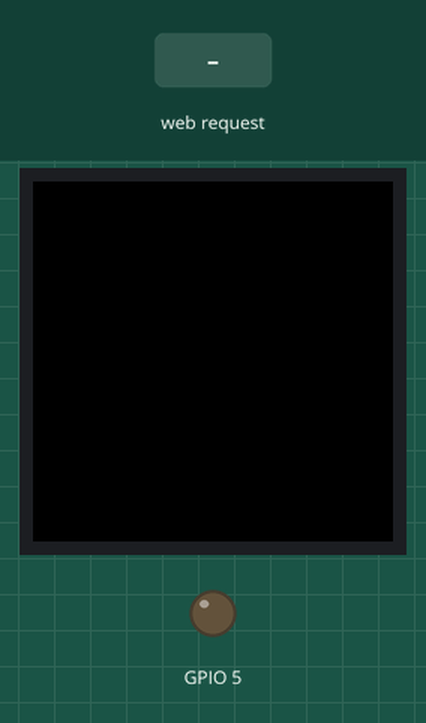
Recording of a program running on a simulated ESP8266 (NodeMCU). Shown: 240×240 colour display, output pins drawn as LEDs (lit = HIGH). Inputs (shaded band) come from the test bench. WiFi joins after 1.5 s; servers stay silent unless stated; a WiFi scan finds three made-up networks; EEPROM starts erased.

Above: at 0.1 s.
At 3.3 s:
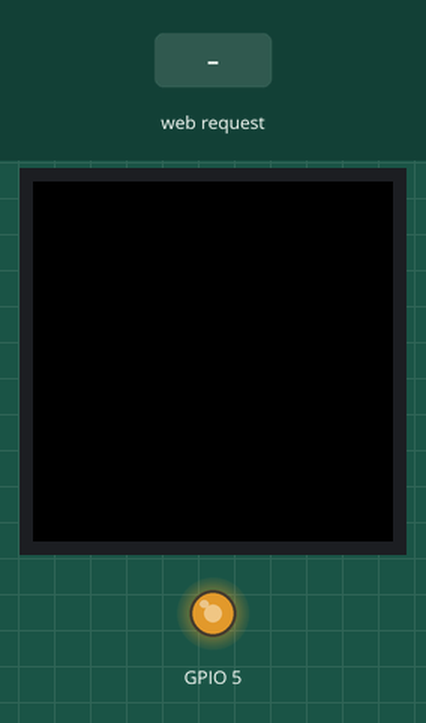
3.4 s: HTTP request GET /bright received
At 4.3 s:
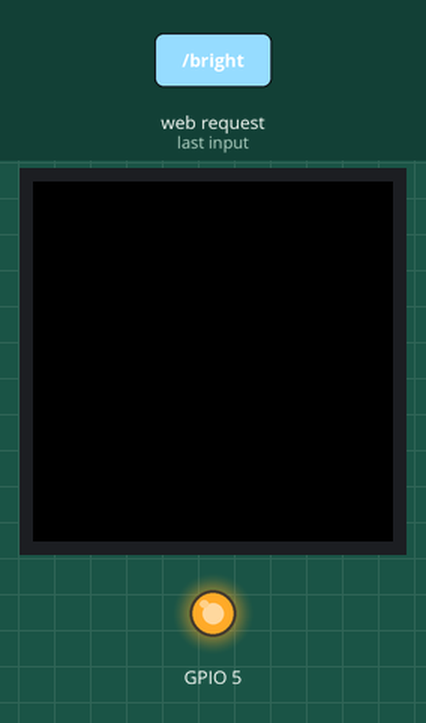
Timing chart, 0 to 6.4 s (numbered marks = the images above; inputs shaded):
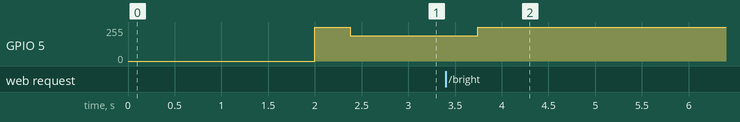

Measured:
- after the input at 3.4 s, GPIO 5: 189/255 → 255/255 after 0.34 s

The program:

main.cpp
```cpp
// agentur: custom firmware for the yellow "Smart Weather Clock" (ESP-12F).
//
// Security:
//  - Only connects to WIFI_SSID (the isolated hotspot on the PC), fixed IP 10.42.0.2.
//  - Never opens outgoing connections. No NTP, DNS lookups, cloud or telemetry.
//  - Updating (/update) and pin configuration (/cfg) require a password (same as the hotspot).
//  - If it can't find the hotspot within 30 s, it starts its own recovery network with the
//    same password, so new firmware can always be uploaded over wifi.
//
// The display's pins are not documented. The defaults are what has been reported for the
// ESP-12F variant of these clocks (DC=GPIO0, RST=GPIO2, backlight=GPIO5 inverted, SPI 13/14),
// but everything can be changed without new firmware via /cfg, so we can experiment.

#include <Arduino.h>
#include <ESP8266WiFi.h>
#include <ESP8266WebServer.h>
#include <ESP8266HTTPUpdateServer.h>
#include <EEPROM.h>
#include <SPI.h>
#include <Adafruit_GFX.h>
#include <Adafruit_ST7789.h>
#include <ESP8266mDNS.h>
#include "secrets.h"
#include "scene.h"
#ifndef HOME_SSID
#define HOME_SSID ""
#endif
#ifndef HOME_PSK
#define HOME_PSK ""
#endif

// ---------- Settings stored in EEPROM ----------
struct Cfg {
  uint32_t magic;
  int8_t dc, rst, bl;
  uint8_t blInvert;   // 1 = low = backlight on
  uint8_t spiMode;    // 0 or 3
  uint8_t rotation;   // 0..3
  uint8_t invert;     // invertDisplay
  uint8_t brightness; // 0..255
};
static const uint32_t CFG_MAGIC = 0xC1A0DE02;
static Cfg cfg;

static void cfgDefaults() {
  cfg = {CFG_MAGIC, 0, 2, 5, 1, 3, 0, 1, 200};
}
static void cfgLoad() {
  EEPROM.begin(64);
  EEPROM.get(0, cfg);
  if (cfg.magic != CFG_MAGIC) cfgDefaults();
}
static void cfgSave() {
  EEPROM.put(0, cfg);
  EEPROM.commit();
}

// ---------- Network ----------
static ESP8266WebServer server(80);
static ESP8266HTTPUpdateServer updater;
static bool recoveryAp = false;
static String netName = "";                  // the network the clock is connected to
static bool safeMode = false;   // previous boot crashed: skip the display
static bool restartPending = false;
static uint32_t restartAt = 0;

// ---------- Display and animation ----------
// The drawing itself lives in scene.h, which also runs in the simulator under sim/.
static Adafruit_ST7789 *tft = nullptr;
static scene::Strip strip;                   // 240x40 strip, 19 kB

enum State { IDLE, WORKING, QUESTION, DONE };
static State state = IDLE;
static bool stateDirty = true;
static uint32_t stateSince = 0;
static String note;                          // optional short text from the PC (no longer shown)
static int nWork = 0, nAsk = 0, nDone = 0;   // sessions working / needing an answer / finished in the last 15 min
static uint64_t lastSeq = 0;                 // timestamp (ms) of the last accepted message
static uint32_t lastStateMsg = 0;            // when the PC last sent a state (0 = never)
static uint32_t frameMs = 0, frameMax = 0, frames = 0;

static const char *stateName(State s) {
  switch (s) {
    case WORKING: return "working";
    case QUESTION: return "question";
    case DONE: return "done";
    default: return "idle";
  }
}

static void setBacklight(uint8_t v) {
  if (cfg.bl < 0) return;
  analogWrite(cfg.bl, cfg.blInvert ? 255 - v : v);
}

// Sends a finished strip straight to the display in one SPI call.
// The buffer is little-endian but the display wants big-endian: swap bytes before sending.
static void pushStrip(uint16_t *buf, int x, int y, int w, int h) {
  uint32_t n = (uint32_t)w * h;
  for (uint32_t i = 0; i < n; i++) buf[i] = (buf[i] << 8) | (buf[i] >> 8);
  tft->startWrite();
  tft->setAddrWindow(x, y, w, h);
  SPI.writeBytes((uint8_t *)buf, n * 2);
  tft->endWrite();
}

static bool online() {
  return WiFi.status() == WL_CONNECTED && lastStateMsg && millis() - lastStateMsg < 3UL * 3600000UL;
}

static scene::View makeView(uint32_t now) {
  scene::View v;
  v.mood = state == WORKING ? scene::WORK : state == QUESTION ? scene::ASK : state == DONE ? scene::DONE
           : nDone > 0 ? scene::REST : scene::SLEEP;
  v.t = now;
  v.since = stateSince;
  v.work = nWork; v.done = nDone; v.ask = nAsk;
  v.online = online();
  return v;
}

static uint32_t lastFrame = 0, lastKey = 0xFFFFFFFF;

static void animate() {
  if (!tft) return;
  uint32_t now = millis();
  if (state == DONE && now - stateSince > 20000) { state = IDLE; stateDirty = true; }
  // If a session was interrupted, no "done" ever arrives. No sign of life for 5 min means it is not working.
  if (state == WORKING && now - lastStateMsg > 300000UL) { state = IDLE; nWork = 0; stateDirty = true; }
  // The PC treats finished sessions as stale after 15 min and questions after an hour.
  if (nDone && now - lastStateMsg > 900000UL) { nDone = 0; stateDirty = true; }
  if ((nAsk || state == QUESTION) && now - lastStateMsg > 3600000UL) {
    nAsk = 0;
    if (state == QUESTION) state = IDLE;
    stateDirty = true;
  }
  scene::View v = makeView(now);
  uint32_t key = v.mood | (v.work & 255) << 4 | (v.done & 255) << 12 | (v.ask & 255) << 20 | (uint32_t)v.online << 28;
  if (stateDirty || key != lastKey) {
    if (stateDirty) stateSince = now;
    stateDirty = false;
    lastKey = key;
    v.since = stateSince;
    scene::render(strip, v, scene::FULL, pushStrip);
    setBacklight(v.mood == scene::SLEEP ? cfg.brightness / 3 : cfg.brightness);
    lastFrame = now;
    return;
  }
  uint32_t every = v.mood == scene::SLEEP ? 100 : 40;
  if (now - lastFrame < every) return;
  lastFrame = now;
  scene::Rect r[8];
  int n = scene::animRects(v, r);
  for (int i = 0; i < n; i++) { scene::render(strip, v, r[i], pushStrip); yield(); }
  frameMs = millis() - now;
  if (frameMs > frameMax) frameMax = frameMs;
  frames++;
}

static void initDisplay() {
  analogWriteRange(255);
  analogWriteFreq(1000);
  if (cfg.bl >= 0) { pinMode(cfg.bl, OUTPUT); setBacklight(0); }

  tft = new Adafruit_ST7789(-1, cfg.dc, cfg.rst);
  tft->init(240, 240, cfg.spiMode == 0 ? SPI_MODE0 : SPI_MODE3);
  tft->setSPISpeed(40000000);
  tft->setRotation(cfg.rotation & 3);
  tft->invertDisplay(cfg.invert);
  stateDirty = true;
}

// ---------- HTTP ----------
static bool auth() {
  if (server.authenticate("agentur", WIFI_PSK)) return true;
  server.requestAuthentication();
  return false;
}

static String infoJson() {
  String s = "{\"fw\":\"agentur 9\",\"state\":\"";
  s += stateName(state);
  s += "\",\"heap\":" + String(ESP.getFreeHeap());
  s += ",\"uptime_s\":" + String(millis() / 1000);
  s += ",\"rssi\":" + String(WiFi.RSSI());
  s += ",\"net\":\"" + netName + "\",\"ip\":\"" + WiFi.localIP().toString() + "\"";
  s += ",\"work\":" + String(nWork) + ",\"ask\":" + String(nAsk) + ",\"done\":" + String(nDone);
  s += ",\"frame_ms\":" + String(frameMs) + ",\"frame_max_ms\":" + String(frameMax) + ",\"frames\":" + String(frames);
  s += ",\"recovery\":" + String(recoveryAp ? "true" : "false");
  s += ",\"safe_mode\":" + String(safeMode ? "true" : "false");
  s += ",\"reset_reason\":\"" + ESP.getResetReason() + "\"";
  s += ",\"cfg\":{\"dc\":" + String(cfg.dc) + ",\"rst\":" + String(cfg.rst) + ",\"bl\":" + String(cfg.bl);
  s += ",\"blinv\":" + String(cfg.blInvert) + ",\"mode\":" + String(cfg.spiMode);
  s += ",\"rot\":" + String(cfg.rotation) + ",\"inv\":" + String(cfg.invert);
  s += ",\"bright\":" + String(cfg.brightness) + "}}";
  return s;
}

static void setupHttp() {
  server.on("/", HTTP_GET, []() {
    server.send(200, "text/plain",
                "agentur\n/state?s=idle|working|question|done&w=&q=&v=&n=\n/info\n"
                "/bright?v=0..255\n/cfg?dc=&rst=&bl=&blinv=&mode=&rot=&inv= (password)\n/update (password)\n");
  });
  server.on("/info", HTTP_GET, []() { server.send(200, "application/json", infoJson()); });
  server.on("/state", HTTP_GET, []() {
    String s = server.arg("s");
    State n = state;
    if (s == "idle") n = IDLE;
    else if (s == "working") n = WORKING;
    else if (s == "question") n = QUESTION;
    else if (s == "done") n = DONE;
    else { server.send(400, "text/plain", "unknown state"); return; }
    lastStateMsg = millis();
    // Calls from the PC run in the background and can arrive out of order.
    // A message older than the previous one is discarded. If it is more than a minute
    // older, the PC clock was probably set back, and then it is accepted.
    if (server.hasArg("n")) {
      uint64_t seq = strtoull(server.arg("n").c_str(), nullptr, 10);
      if (seq < lastSeq && lastSeq - seq < 60000) { server.send(200, "text/plain", "stale"); return; }
      lastSeq = seq;
    }
    String nn = server.arg("note");
    int w = server.hasArg("w") ? server.arg("w").toInt() : 0;
    int q = server.hasArg("q") ? server.arg("q").toInt() : 0;
    int v = server.hasArg("v") ? server.arg("v").toInt() : 0;
    note = nn;
    if (n != state) { state = n; stateDirty = true; }   // the counters alone trigger a redraw, not a new animation
    nWork = w; nAsk = q; nDone = v;
    server.send(200, "text/plain", "OK");
  });
  server.on("/bright", HTTP_GET, []() {
    cfg.brightness = constrain(server.arg("v").toInt(), 0, 255);
    cfgSave();
    stateDirty = true;
    server.send(200, "text/plain", "OK");
  });
  server.on("/cfg", HTTP_GET, []() {
    if (!auth()) return;
    auto rd = [](const char *k, int cur) { return server.hasArg(k) ? server.arg(k).toInt() : cur; };
    cfg.dc = rd("dc", cfg.dc);
    cfg.rst = rd("rst", cfg.rst);
    cfg.bl = rd("bl", cfg.bl);
    cfg.blInvert = rd("blinv", cfg.blInvert);
    cfg.spiMode = rd("mode", cfg.spiMode);
    cfg.rotation = rd("rot", cfg.rotation);
    cfg.invert = rd("inv", cfg.invert);
    if (server.hasArg("reset")) cfgDefaults();
    cfgSave();
    server.send(200, "application/json", infoJson());
    restartPending = true;
    restartAt = millis() + 500;
  });
  updater.setup(&server, "/update", "agentur", WIFI_PSK);
  server.begin();
}

// ---------- Wifi: the PC hotspot first, otherwise the home network ----------
static uint32_t lastWifiTry = 0, offlineSince = 0;

static bool tryConnect(const char *ssid, const char *psk, bool lab, uint32_t ms) {
  WiFi.disconnect();
  delay(50);
  if (lab) WiFi.config(IPAddress(10, 42, 0, 2), IPAddress(10, 42, 0, 1), IPAddress(255, 255, 255, 0));
  else WiFi.config(IPAddress(0, 0, 0, 0), IPAddress(0, 0, 0, 0), IPAddress(0, 0, 0, 0));  // DHCP
  WiFi.begin(ssid, psk);
  uint32_t t0 = millis();
  while (WiFi.status() != WL_CONNECTED && millis() - t0 < ms) delay(100);
  if (WiFi.status() != WL_CONNECTED) return false;
  netName = ssid;
  return true;
}

// Scans for the networks and connects to the best one. Blocks for up to about 45 s.
static bool connectBest() {
  int n = WiFi.scanNetworks();
  bool seeLab = false, seeHome = false;
  for (int i = 0; i < n; i++) {
    String id = WiFi.SSID(i);
    if (id == WIFI_SSID) seeLab = true;
    if (strlen(HOME_SSID) && id == HOME_SSID) seeHome = true;
  }
  WiFi.scanDelete();
  if (seeLab && tryConnect(WIFI_SSID, WIFI_PSK, true, 20000)) return true;
  if (seeHome && tryConnect(HOME_SSID, HOME_PSK, false, 20000)) return true;
  netName = "";
  return false;
}

static void startMdns() {
  MDNS.end();
  MDNS.begin("agentur");                      // the PC finds the clock as agentur.local
  MDNS.addService("http", "tcp", 80);
}

static void startRecoveryAp() {
  if (recoveryAp) return;
  recoveryAp = true;
  WiFi.mode(WIFI_AP_STA);
  WiFi.softAP("agentur-setup", WIFI_PSK);
}

static void stopRecoveryAp() {
  if (!recoveryAp) return;
  recoveryAp = false;
  WiFi.softAPdisconnect(true);
  WiFi.mode(WIFI_STA);
}

static void setupWifi() {
  WiFi.persistent(false);
  WiFi.mode(WIFI_STA);
  WiFi.hostname("agentur");
  WiFi.setAutoReconnect(true);               // the same network comes back by itself
  if (connectBest()) startMdns();
  else { startRecoveryAp(); offlineSince = millis(); }
}

// Lost the network (e.g. the hotspot disappeared): wait 15 s for it to come back,
// then retry all networks every 30 s. The recovery network stays up meanwhile.
static void wifiWatch() {
  uint32_t now = millis();
  if (WiFi.status() == WL_CONNECTED) { offlineSince = 0; return; }
  if (!offlineSince) offlineSince = now;
  if (now - offlineSince < 15000 || now - lastWifiTry < 30000) return;
  lastWifiTry = now;
  if (connectBest()) { stopRecoveryAp(); startMdns(); offlineSince = 0; }
  else startRecoveryAp();
}

void setup() {
  Serial.begin(115200);
  cfgLoad();
  // If the last run crashed (exception or watchdog), start without the display, so a
  // bug in the display code never causes a restart loop we can't escape over wifi.
  uint32_t rr = ESP.getResetInfoPtr()->reason;
  safeMode = (rr == REASON_EXCEPTION_RST || rr == REASON_SOFT_WDT_RST || rr == REASON_WDT_RST);
  setupWifi();     // network and updating first, so a display fault never locks us out
  setupHttp();
  if (!safeMode) initDisplay();
}

void loop() {
  server.handleClient();
  wifiWatch();
  MDNS.update();
  if (restartPending && (int32_t)(millis() - restartAt) > 0) ESP.restart();
  animate();
  yield();
}
```

secrets.example.h
```cpp
#pragma once
// Copy to secrets.h and fill in. secrets.h is gitignored.

// The isolated hotspot on the PC. The password is also used for /update and /cfg on the clock.
#define WIFI_SSID "agentur-lab"
#define WIFI_PSK "change-me"

// Home network (2.4 GHz). Optional; used when the hotspot isn't around.
#define HOME_SSID ""
#define HOME_PSK ""
```

Source omitted: lawd_sprites.h (data table, 14729 bytes), logo.h (data table, 10231 bytes), scene.h (29019 bytes)
